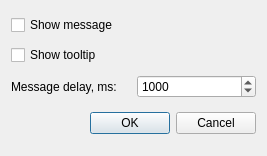
<ui version="4.0" >
 <class>SettingsDialog</class>
 <widget class="QDialog" name="SettingsDialog" >
  <property name="geometry" >
   <rect>
    <x>0</x>
    <y>0</y>
    <width>267</width>
    <height>156</height>
   </rect>
  </property>
  <property name="windowTitle" >
   <string>Status Icon Plugin Settings</string>
  </property>
  <layout class="QGridLayout" >
   <item row="0" column="0" >
    <widget class="QCheckBox" name="messageCheckBox" >
     <property name="text" >
      <string>Show message</string>
     </property>
    </widget>
   </item>
   <item row="1" column="0" >
    <widget class="QCheckBox" name="toolTipCheckBox" >
     <property name="text" >
      <string>Show tooltip</string>
     </property>
    </widget>
   </item>
   <item row="2" column="0" >
    <widget class="QLabel" name="label_3" >
     <property name="text" >
      <string>Message delay, ms:</string>
     </property>
     <property name="alignment" >
      <set>Qt::AlignLeading|Qt::AlignLeft|Qt::AlignVCenter</set>
     </property>
    </widget>
   </item>
   <item row="2" column="1" >
    <widget class="QSpinBox" name="messageDelaySpinBox" >
     <property name="minimum" >
      <number>100</number>
     </property>
     <property name="maximum" >
      <number>10000</number>
     </property>
     <property name="singleStep" >
      <number>100</number>
     </property>
     <property name="value" >
      <number>1000</number>
     </property>
    </widget>
   </item>
   <item row="3" column="0" colspan="2" >
    <layout class="QHBoxLayout" >
     <property name="spacing" >
      <number>6</number>
     </property>
     <property name="leftMargin" >
      <number>0</number>
     </property>
     <property name="topMargin" >
      <number>0</number>
     </property>
     <property name="rightMargin" >
      <number>0</number>
     </property>
     <property name="bottomMargin" >
      <number>0</number>
     </property>
     <item>
      <spacer>
       <property name="orientation" >
        <enum>Qt::Horizontal</enum>
       </property>
       <property name="sizeHint" >
        <size>
         <width>131</width>
         <height>31</height>
        </size>
       </property>
      </spacer>
     </item>
     <item>
      <widget class="QPushButton" name="okButton" >
       <property name="text" >
        <string>OK</string>
       </property>
      </widget>
     </item>
     <item>
      <widget class="QPushButton" name="cancelButton" >
       <property name="text" >
        <string>Cancel</string>
       </property>
      </widget>
     </item>
    </layout>
   </item>
  </layout>
 </widget>
 <resources/>
 <connections>
  <connection>
   <sender>cancelButton</sender>
   <signal>clicked()</signal>
   <receiver>SettingsDialog</receiver>
   <slot>reject()</slot>
   <hints>
    <hint type="sourcelabel" >
     <x>336</x>
     <y>210</y>
    </hint>
    <hint type="destinationlabel" >
     <x>179</x>
     <y>224</y>
    </hint>
   </hints>
  </connection>
 </connections>
</ui>
